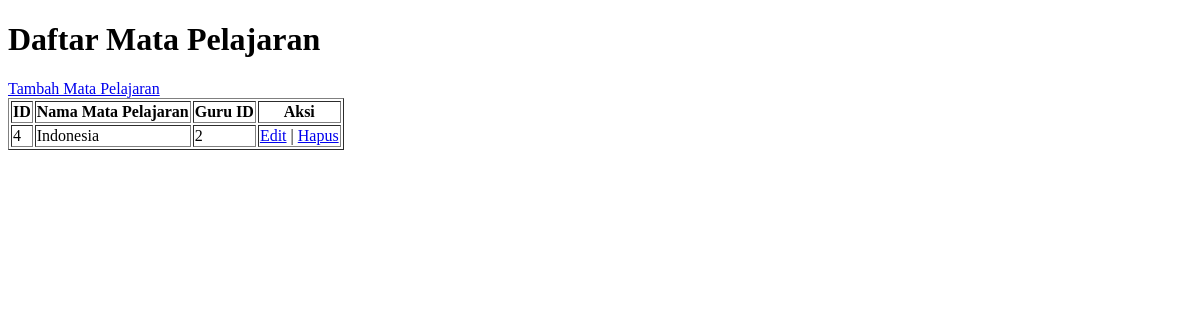
Page /admin/mapel/mapel.php on the earlier database version.
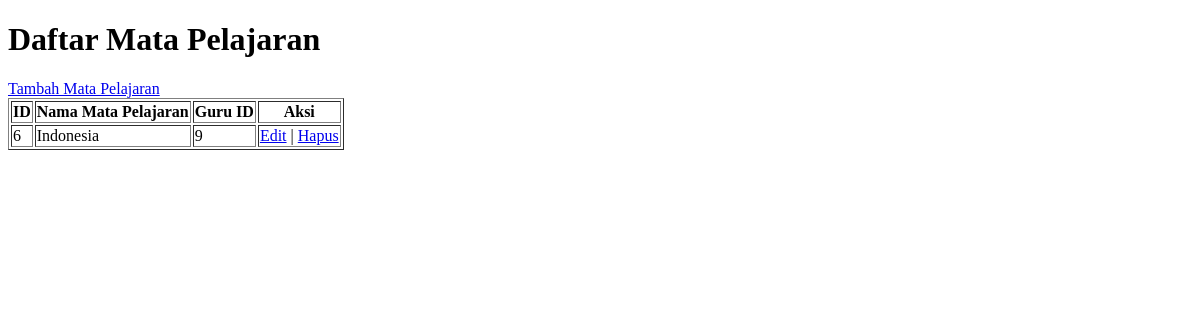
Same page on the later database version.
### tables this page shows
CREATE TABLE `mata_pelajaran` (
  `mata_pelajaran_id` int(11) NOT NULL,
  `nama_mapel` varchar(255) NOT NULL,
  `guru_id` int(11) NOT NULL,
  `admin_id` int(11) DEFAULT NULL
);

### admin/mapel/mapel.php (the view, shortened to what this page needs)
<!DOCTYPE html>
<html>
<head>
</head>
<body>
    <h1>Daftar Mata Pelajaran</h1>
    <a href="../../admin/mapel/tambah.php">Tambah Mata Pelajaran</a>
    <table border="1">
        <tr>
            <th>ID</th>
            <th>Nama Mata Pelajaran</th>
            <th>Guru ID</th>
            <th>Aksi</th>
        </tr>
        <?php
        include '../../config/config.php';
        $sql = "SELECT * FROM mata_pelajaran";
        $result = $conn->query($sql);
        if ($result->num_rows > 0) {
            while ($row = $result->fetch_assoc()) {
                echo "<tr>";
                echo "<td>" . $row["mata_pelajaran_id"] . "</td>";
                echo "<td>" . $row["nama_mapel"] . "</td>";
                echo "<td>" . $row["guru_id"] . "</td>";
                echo "<td><a href='edit.php?id=" . $row["mata_pelajaran_id"] . "'>Edit</a> | <a href='hapus.php?id=" . $row["mata_pelajaran_id"] . "'>Hapus</a></td>";
                echo "</tr>";
            }
        } else {
            echo "<tr><td colspan='5'>Tidak ada data</td></tr>";
        }
        ?>
    </table>
</body>
</html>

Differences in the rows shown:
removed mata_pelajaran: mata_pelajaran_id "4", nama_mapel "Indonesia", guru "2"
added mata_pelajaran: mata_pelajaran_id "6", nama_mapel "Indonesia", guru "9"
